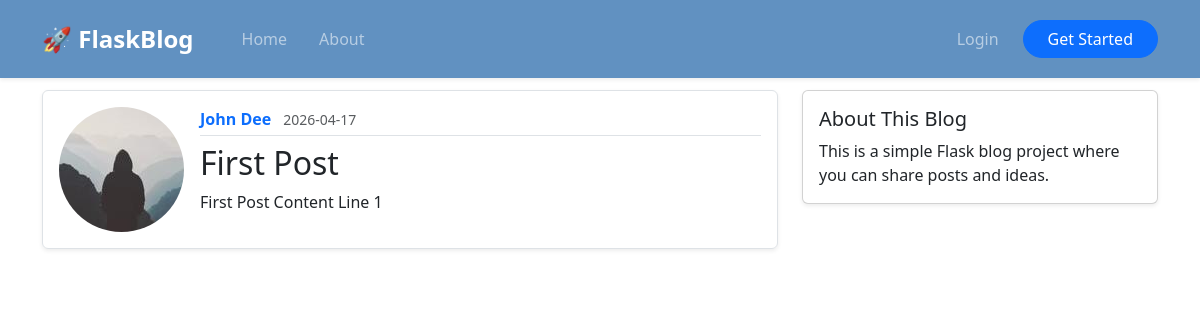
/post/1, run on the app's committed database.
### flaskblog/models.py (models this page shows, shortened)
class User(db.Model, UserMixin):
    id = db.Column(db.Integer, primary_key=True)
    username = db.Column(db.String(20), unique=True, nullable=False)
    email = db.Column(db.String(120), unique=True, nullable=False)
    image_file = db.Column(db.String(20), nullable=False, default='default.jpg')
    password = db.Column(db.String(60), nullable=False)
    posts = db.relationship('Post', backref='author', lazy=True)

class Post(db.Model):
    id = db.Column(db.Integer, primary_key=True)
    title = db.Column(db.String(100), nullable=False)
    date_posted = db.Column(db.DateTime, nullable=False, default=datetime.utcnow)
    content = db.Column(db.Text, nullable=False)
    user_id = db.Column(db.Integer, db.ForeignKey('user.id'), nullable=False)

### flaskblog/routes.py (the view)
@app.route('/post/<int:post_id>')
def post(post_id):
    post = Post.query.get_or_404(post_id)
    return render_template('post.html', title=post.title, post=post)

### flaskblog/templates/post.html (shortened to what this page needs)
{% extends "base.html" %}
{% block content %}
<div class="container mt-4">
  <div class="row">
    <div class="col-md-8">
      <article class="media content-section p-3 mb-4 border rounded shadow-sm">
        <div class="d-flex">
          <img
            class="rounded-circle article-img me-3"
            src="{{ url_for('static', filename='profile_pics/' + post.author.image_file) }}"
            alt="Profile"
          />
          <div class="media-body w-100">
            <div class="article-metadata border-bottom pb-1 mb-2">
              <a class="me-2 text-decoration-none fw-bold" href="#">
                {{ post.author.username }}
              </a>
              <small class="text-muted">
                {{ post.date_posted.strftime('%Y-%m-%d') }}
              </small>
            </div>
            <h2 class="article-title">{{ post.title }}</h2>
            <p class="article-content">{{ post.content }}</p>
          </div>
        </div>
      </article>
    </div>
    <div class="col-md-4">
      <div class="card shadow-sm">
        <div class="card-body">
          <h5 class="card-title">About This Blog</h5>
          <p class="card-text">
            This is a simple Flask blog project where you can share posts and
            ideas.
          </p>
        </div>
      </div>
    </div>
  </div>
</div>
{% endblock %}

### flaskblog/static/base.css (style rules this page uses)
body { padding-top: calc(56px + 10px); }

### data on the page
User: image_file (picture), author.username "John Dee"
Post: date_posted "2026-04-17", title "First Post", content "First Post Content Line 1"
